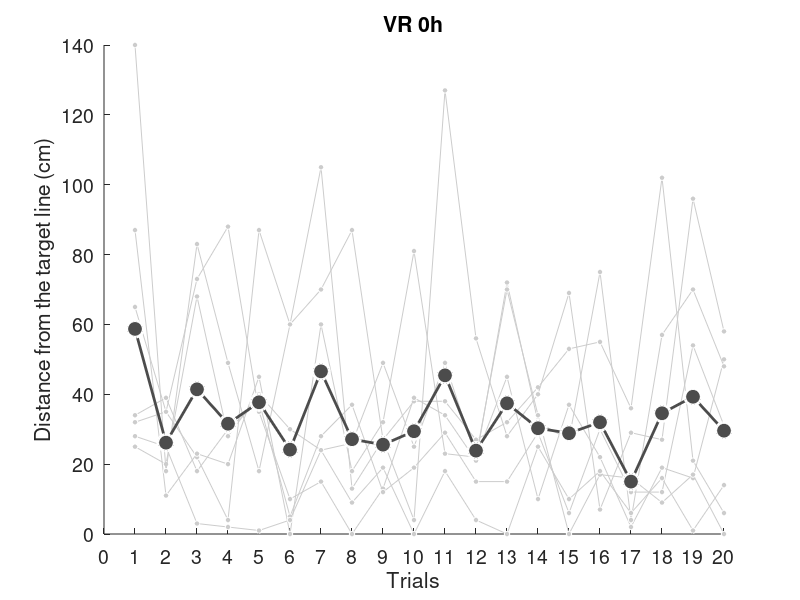
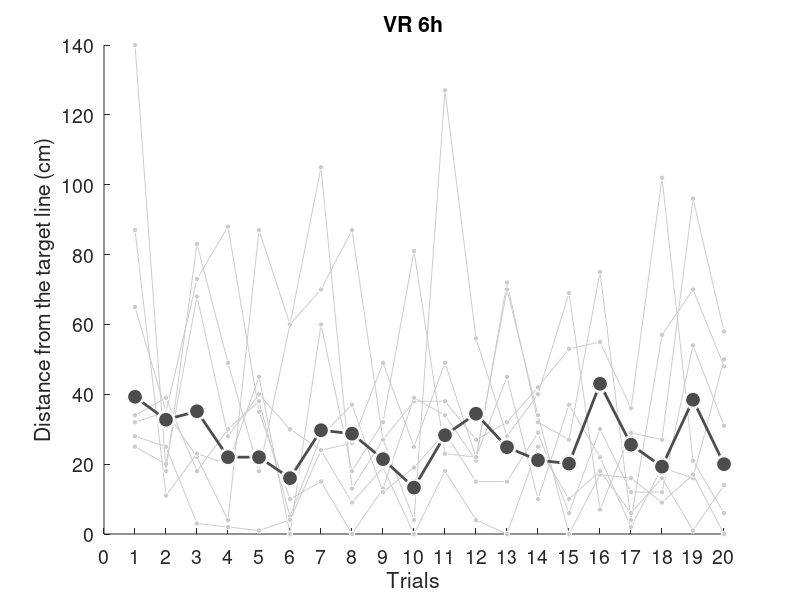
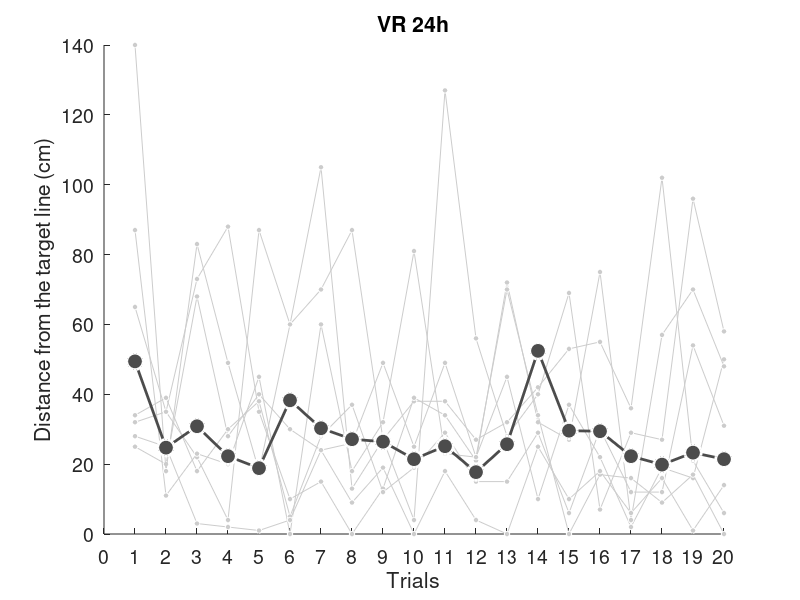

MATLAB code to generate these figures, in order:
load('scores.mat')

VR0_0h_abs = abs(VR0_0h_diff);
VR0_6h_abs = abs(VR0_6h_diff);
VR0_24h_abs = abs(VR0_24h_diff);
VR0_0h_abs_each = mean(VR0_0h_abs, 2);
VR0_6h_abs_each = mean(VR0_6h_abs, 2);
VR0_24h_abs_each = mean(VR0_24h_abs, 2);

x = 1:20;

VR0_abs_each = [VR0_0h_abs_each, VR0_6h_abs_each, VR0_24h_abs_each];

for hour = 1:3
    time = '0h';
    VR0_abs = VR0_0h_abs;
    if hour == 2
        VR0_abs = VR0_6h_abs;
        time = '6h';
    elseif hour == 3
        VR0_abs = VR0_24h_abs;
        time = '24h';
    end

    figure('Position', [100 100 700 400]);
    title(['VR', ' ', time])
    for i = 1:VR0_number
        hold on
        y = VR0_0h_abs(:,i);
        plot(x, y', '-o', ...
        'MarkerSize', 4, ...
        'MarkerFaceColor', light_gray, ...
        'MarkerEdgeColor', white, ...
        'Color', light_gray)
    end

    hold on

    plot(x, VR0_abs_each(:,hour)', '-o', ...
        'LineWidth', 2, ...
        'MarkerSize', 12, ...
        'MarkerFaceColor', dark_gray, ...
        'MarkerEdgeColor', white, ...
        'Color', dark_gray)

    hold off

    xlabel('Trials')
    ylabel('Distance from the target line (cm)')
    ylim([0, 140])
    xticks(0:1:trial_number)
    h = gca;
    set(h, 'FontSize', 14)

    filePath = strcat('./data/figures/test_each_hour/VR0_', time, '_test');
    saveas(gcf, filePath,'epsc')
end
